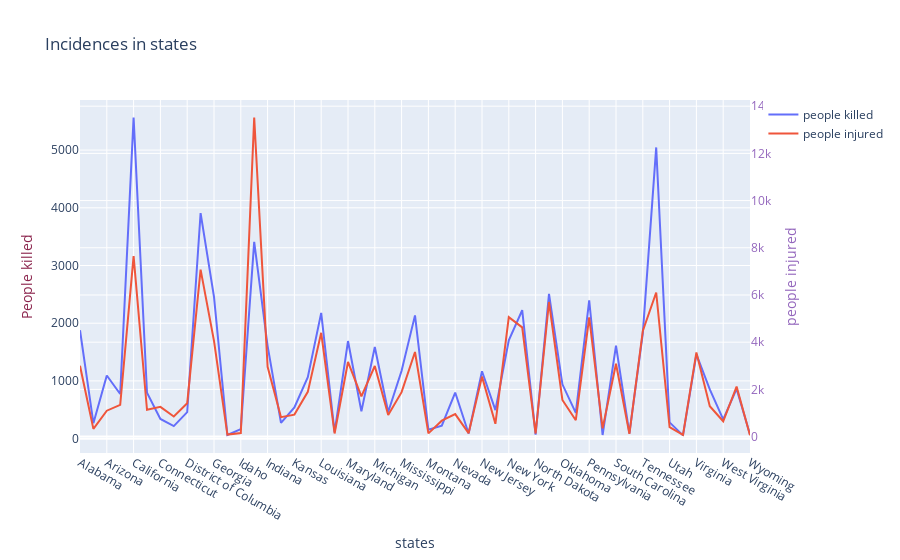

Source (notebook cell):
### Markdown cell above
## People killed and injured in states

### Code cell
state_killed=df.groupby(df['state']).sum()
sk_x=state_killed['n_killed'].index.tolist()
sk_y=state_killed['n_killed'].values.tolist()
si=state_killed['n_injured'].values.tolist()

trace1=go.Scatter(
x=sk_x,
y=sk_y,
name='people killed')

trace2=go.Scatter(
x=sk_x,
y=si,
name='people injured',
yaxis='y2')
data=[trace1,trace2]

layout = go.Layout(
    title='Incidences in states',
    xaxis=dict(title='states'),
    yaxis=dict(
        title='People killed',
        titlefont=dict(
            color='rgb(140,38,78)')
    ),
    yaxis2=dict(
        title='people injured',
        titlefont=dict(
            color='rgb(148, 103, 189)'
        ),
        tickfont=dict(
            color='rgb(148, 103, 189)'
        ),
        overlaying='y',
        side='right'
    )
 )
                 
fig = dict(data=data, layout=layout)
py.iplot(fig, filename='multiple-axes-double.html')

### Figure 1 — Plotly figure (JSON) as saved in the notebook; plotly's stock layout.template omitted (floating-point values rounded to 4 significant figures)
{"data": [{"name": "people killed", "type": "scatter", "x": ["Alabama", "Alaska", "Arizona", "Arkansas", "California", "Colorado", "Connecticut", "Delaware", "District of Columbia", "Florida", "Georgia", "Hawaii", "Idaho", "Illinois", "Indiana", "Iowa", "Kansas", "Kentucky", "Louisiana", "Maine", "Maryland", "Massachusetts", "Michigan", "Minnesota", "Mississippi", "Missouri", "Montana", "Nebraska", "Nevada", "New Hampshire", "New Jersey", "New Mexico", "New York", "North Carolina", "North Dakota", "Ohio", "Oklahoma", "Oregon", "Pennsylvania", "Rhode Island", "South Carolina", "South Dakota", "Tennessee", "Texas", "Utah", "Vermont", "Virginia", "Washington", "West Virginia", "Wisconsin", "Wyoming"], "y": [1880, 267, 1094, 773, 5562, 796, 341, 217, 459, 3909, 2456, 63, 166, 3409, 1608, 273, 542, 1066, 2179, 112, 1691, 472, 1588, 461, 1176, 2136, 154, 225, 799, 88, 1168, 495, 1705, 2225, 69, 2508, 941, 446, 2395, 63, 1610, 90, 1824, 5046, 282, 57, 1459, 853, 335, 862, 73]}, {"name": "people injured", "type": "scatter", "x": ["Alabama", "Alaska", "Arizona", "Arkansas", "California", "Colorado", "Connecticut", "Delaware", "District of Columbia", "Florida", "Georgia", "Hawaii", "Idaho", "Illinois", "Indiana", "Iowa", "Kansas", "Kentucky", "Louisiana", "Maine", "Maryland", "Massachusetts", "Michigan", "Minnesota", "Mississippi", "Missouri", "Montana", "Nebraska", "Nevada", "New Hampshire", "New Jersey", "New Mexico", "New York", "North Carolina", "North Dakota", "Ohio", "Oklahoma", "Oregon", "Pennsylvania", "Rhode Island", "South Carolina", "South Dakota", "Tennessee", "Texas", "Utah", "Vermont", "Virginia", "Washington", "West Virginia", "Wisconsin", "Wyoming"], "y": [2998, 325, 1096, 1347, 7644, 1133, 1258, 853, 1415, 7072, 4056, 85, 149, 13514, 2956, 821, 931, 1894, 4398, 132, 3167, 1701, 2990, 916, 1883, 3585, 136, 674, 951, 144, 2540, 543, 5059, 4629, 130, 5703, 1550, 694, 5056, 346, 3084, 114, 4478, 6106, 402, 73, 3566, 1287, 649, 2117, 52], "yaxis": "y2"}], "layout": {"title": {"text": "Incidences in states"}, "xaxis": {"title": {"text": "states"}}, "yaxis": {"title": {"font": {"color": "rgb(140,38,78)"}, "text": "People killed"}}, "yaxis2": {"overlaying": "y", "side": "right", "tickfont": {"color": "rgb(148, 103, 189)"}, "title": {"font": {"color": "rgb(148, 103, 189)"}, "text": "people injured"}}}}
